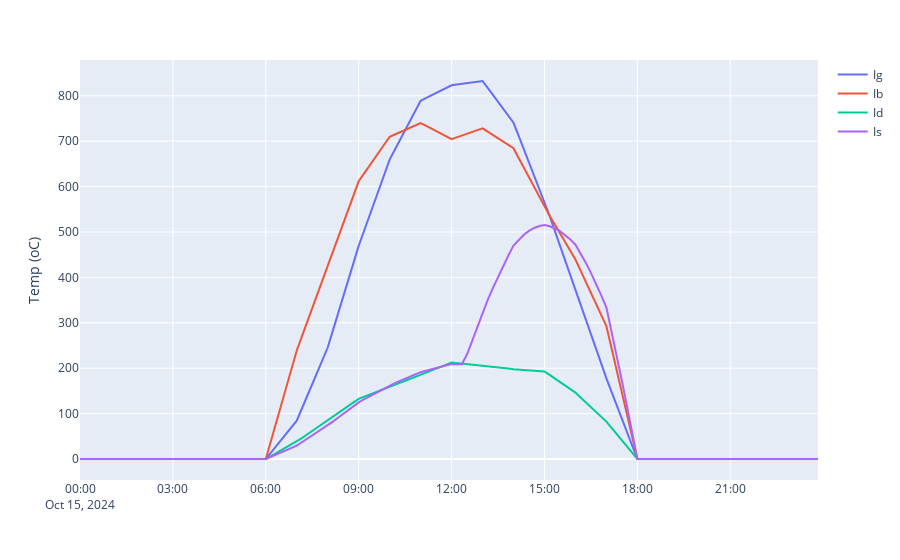

Notebook code cell kept with this figure:
### Code cell
plot_I(dia)

### Figure 1 — Plotly figure (JSON) as saved in the notebook; plotly's stock layout.template omitted (floating-point values rounded to 4 significant figures; data arrays with more than 128 entries replaced by an {"elided": "..."} marker saying what was removed)
{"data": [{"hovertemplate": "variable=Ig<br>index=%{x}<br>value=%{y}<extra></extra>", "legendgroup": "Ig", "line": {"color": "#636efa", "dash": "solid"}, "marker": {"symbol": "circle"}, "mode": "lines", "name": "Ig", "orientation": "v", "showlegend": true, "type": "scatter", "x": {"elided": "144 str values"}, "xaxis": "x", "y": {"elided": "144 float values"}, "yaxis": "y"}, {"hovertemplate": "variable=Ib<br>index=%{x}<br>value=%{y}<extra></extra>", "legendgroup": "Ib", "line": {"color": "#EF553B", "dash": "solid"}, "marker": {"symbol": "circle"}, "mode": "lines", "name": "Ib", "orientation": "v", "showlegend": true, "type": "scatter", "x": {"elided": "144 str values"}, "xaxis": "x", "y": {"elided": "144 float values"}, "yaxis": "y"}, {"hovertemplate": "variable=Id<br>index=%{x}<br>value=%{y}<extra></extra>", "legendgroup": "Id", "line": {"color": "#00cc96", "dash": "solid"}, "marker": {"symbol": "circle"}, "mode": "lines", "name": "Id", "orientation": "v", "showlegend": true, "type": "scatter", "x": {"elided": "144 str values"}, "xaxis": "x", "y": {"elided": "144 float values"}, "yaxis": "y"}, {"hovertemplate": "variable=Is<br>index=%{x}<br>value=%{y}<extra></extra>", "legendgroup": "Is", "line": {"color": "#ab63fa", "dash": "solid"}, "marker": {"symbol": "circle"}, "mode": "lines", "name": "Is", "orientation": "v", "showlegend": true, "type": "scatter", "x": {"elided": "144 str values"}, "xaxis": "x", "y": {"elided": "144 float values"}, "yaxis": "y"}], "layout": {"autosize": true, "legend": {"title": {"text": ""}, "tracegroupgap": 0}, "margin": {"t": 60}, "xaxis": {"anchor": "y", "autorange": true, "domain": [0, 1], "range": ["2024-10-15", "2024-10-15 23:50"], "title": {"text": ""}, "type": "date"}, "yaxis": {"anchor": "x", "autorange": true, "domain": [0, 1], "range": [-46.25, 878.8], "title": {"text": "Temp (oC)"}, "type": "linear"}}}
